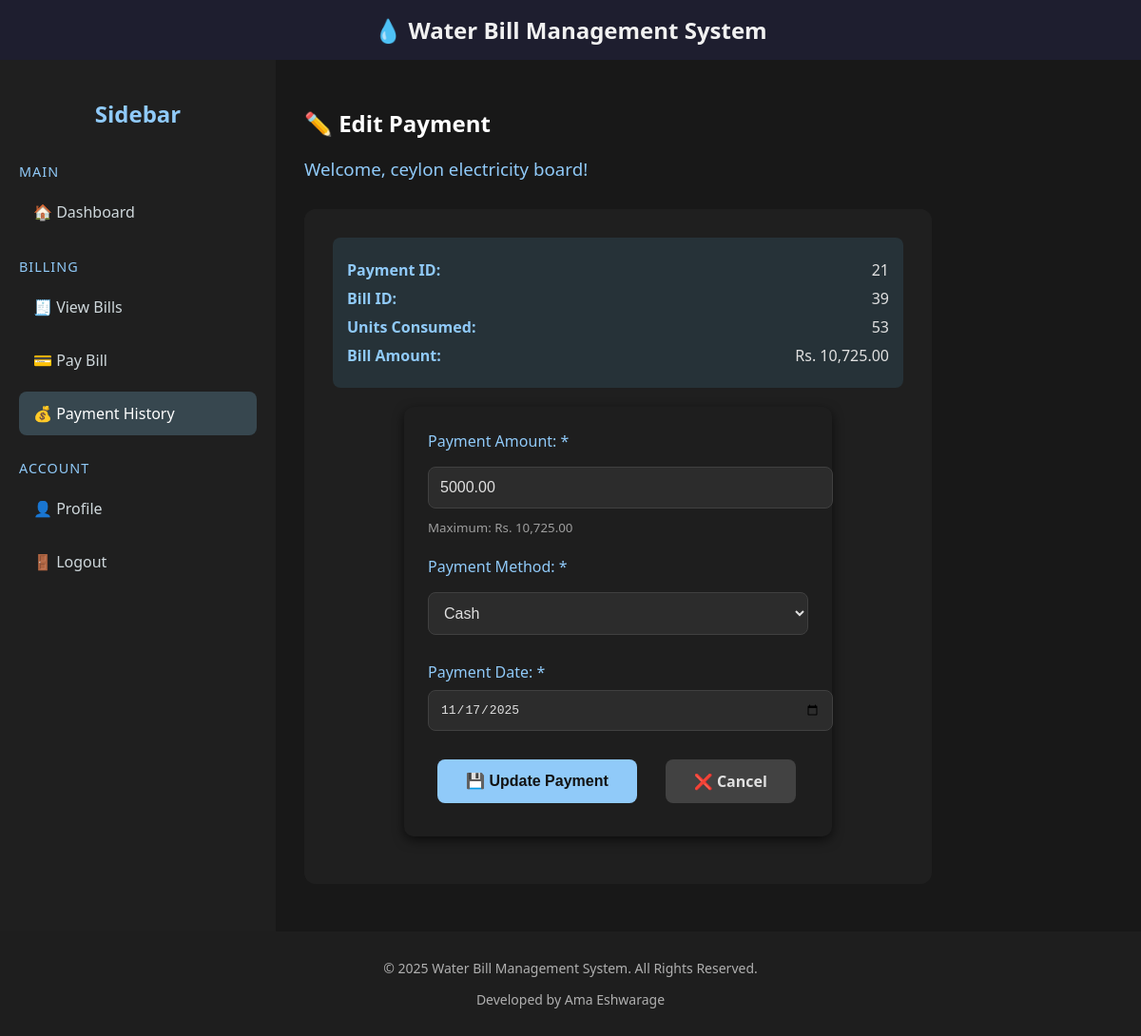
The page /edit_payment.php?payment_id=21 (signed in) on the database its author committed.
### tables this page shows
CREATE TABLE `payments` (
  `payment_id` int(11) NOT NULL,
  `bill_id` int(11) NOT NULL,
  `customer_id` int(11) NOT NULL,
  `amount` decimal(10,2) NOT NULL,
  `method` enum('cash','card','online') DEFAULT 'cash',
  `payment_date` date NOT NULL,
  `created_at` timestamp NOT NULL DEFAULT current_timestamp()
);

CREATE TABLE `bills` (
  `id` int(11) NOT NULL,
  `customer_id` int(11) NOT NULL,
  `meter_reading_id` int(11) NOT NULL,
  `bill_date` date NOT NULL,
  `due_date` date NOT NULL,
  `amount` decimal(10,2) NOT NULL,
  `units_consumed` int(11) NOT NULL DEFAULT 0,
  `status` enum('paid','unpaid') DEFAULT 'unpaid',
  `created_at` timestamp NOT NULL DEFAULT current_timestamp()
);

### functions.php (called while the page is built, shortened)
<?php
function formatCurrency($amount) {
    return "Rs. " . number_format($amount, 2);
}
?>

### edit_payment.php (the view, shortened to what this page needs)
<?php
require_once("../config.php");
$customer_id = $_SESSION['user_id'];
$payment_id = isset($_GET['payment_id']) ? intval($_GET['payment_id']) : 0;
$sql = "SELECT p.*, b.amount AS bill_amount, b.units_consumed
        FROM payments p
        JOIN bills b ON p.bill_id = b.id
        WHERE p.payment_id=? AND p.customer_id=?";
$stmt = $conn->prepare($sql);
$stmt->bind_param("ii", $payment_id, $customer_id);
$stmt->execute();
$result = $stmt->get_result();
$payment = $result->fetch_assoc();
require_once("../includes/header.php");
require_once("../includes/functions.php");
$nameSql = "SELECT name FROM customer WHERE customer_id=?";
$stmtName = $conn->prepare($nameSql);
$stmtName->bind_param("i", $customer_id);
$stmtName->execute();
$stmtName->bind_result($customerName);
$customerName = $customerName ?? "Customer";
?>
<div class="dashboard-wrapper">
    <div class="sidebar">
        <h2>Sidebar</h2>
        <div class="section-title">Main</div>
        <a href="dashboard.php">🏠 Dashboard</a>
        <div class="section-title">Billing</div>
        <a href="view_bills.php">🧾 View Bills</a>
        <a href="pay_bill.php">💳 Pay Bill</a>
        <a href="payment_history.php" class="active">💰 Payment History</a>
        <div class="section-title">Account</div>
        <a href="profile.php">👤 Profile</a>
        <a href="../auth/logout.php">🚪 Logout</a>
    </div>
    <div class="main-content">
        <h2>✏️ Edit Payment</h2>
        <h3 class="welcome">Welcome, <?php echo htmlspecialchars($customerName); ?>!</h3>
        <div class="edit-form">
            <div class="bill-info">
                <p><strong>Payment ID:</strong> <span><?php echo $payment['payment_id']; ?></span></p>
                <p><strong>Bill ID:</strong> <span><?php echo $payment['bill_id']; ?></span></p>
                <p><strong>Units Consumed:</strong> <span><?php echo $payment['units_consumed']; ?></span></p>
                <p><strong>Bill Amount:</strong> <span><?php echo formatCurrency($payment['bill_amount']); ?></span></p>
            </div>
            <form method="POST" action="">
                <div class="form-group">
                    <label for="amount">Payment Amount: *</label>
                    <input type="number" name="amount" id="amount"
                           step="0.01" min="0.01"
                           max="<?php echo $payment['bill_amount']; ?>"
                           value="<?php echo $payment['amount']; ?>" required>
                    <small style="color: #9e9e9e;">Maximum: <?php echo formatCurrency($payment['bill_amount']); ?></small>
                </div>
                <div class="form-group">
                    <label for="method">Payment Method: *</label>
                    <select name="method" id="method" required>
                        <option value="cash" <?php echo ($payment['method'] === 'cash') ? 'selected' : ''; ?>>Cash</option>
                    </select>
                </div>
                <div class="form-group">
                    <label for="payment_date">Payment Date: *</label>
                    <input type="date" name="payment_date" id="payment_date"
                           value="<?php echo date('Y-m-d', strtotime($payment['payment_date'])); ?>" required>
                </div>
                <div class="btn-group">
                    <button type="submit" class="btn btn-primary">💾 Update Payment</button>
                    <a href="payment_history.php" class="btn btn-secondary">❌ Cancel</a>
                </div>
            </form>
        </div>
    </div>
</div>
<?php
require_once("../includes/footer.php");
?>

### style.css (style rules this page uses)
body { font-family: Arial, sans-serif; margin: 0; padding: 0; background-color: #173450; color: #E0E0E0; }
.btn { display: inline-block; padding: 12px 25px; margin: 10px; border-radius: 8px; text-decoration: none; font-size: 16px; font-weight: bold; transition: all 0.3s ease; }
.btn-primary { background-color: #0D47A1; color: white; }
form { max-width: 400px; margin: 20px auto; padding: 25px; background: #1E1E1E; border-radius: 10px; box-shadow: 0 4px 12px rgba(0,0,0,0.6); }
input[type="text"], input[type="email"], input[type="password"], input[type="number"], select { width: 100%; padding: 12px; margin: 8px 0; border: 1px solid #444; border-radius: 6px; background: #2C2C2C; color: #E0E0E0; }
input[type="text"]::placeholder, input[type="email"]::placeholder, input[type="password"]::placeholder, input[type="number"]::placeholder { color: #aaa; }

### edit_payment.php (style rules this page uses)
body { margin: 0; font-family: 'Segoe UI', Tahoma, Geneva, Verdana, sans-serif; background-color: #121212; color: #e0e0e0; }
.dashboard-wrapper { display: flex; min-height: 100vh; }
.sidebar { width: 250px; background-color: #1f1f1f; display: flex; flex-direction: column; padding: 20px; }
.sidebar h2 { color: #90caf9; margin-bottom: 20px; font-size: 1.5em; text-align: center; }
.sidebar .section-title { margin: 15px 0 10px; font-size: 0.9em; color: #90caf9; text-transform: uppercase; letter-spacing: 1px; }
.sidebar a { color: #cfd8dc; text-decoration: none; padding: 12px 15px; border-radius: 8px; margin-bottom: 10px; display: flex; align-items: center; gap: 10px; transition: background 0.3s, color 0.3s; }
.sidebar a:hover, .sidebar a.active { background-color: #37474f; color: #fff; }
.main-content { flex: 1; padding: 30px; background-color: #181818; }
h2 { color: #ffffff; margin-bottom: 10px; }
h3.welcome { color: #90caf9; margin-bottom: 30px; font-weight: 400; }
.edit-form { background-color: #1f1f1f; padding: 30px; border-radius: 12px; max-width: 600px; margin: 20px 0; }
.form-group { margin-bottom: 20px; }
.form-group label { display: block; margin-bottom: 8px; color: #90caf9; font-weight: 500; }
.form-group input, .form-group select { width: 100%; padding: 12px; background-color: #2c2c2c; border: 1px solid #404040; border-radius: 8px; color: #e0e0e0; font-size: 1em; }
.bill-info { background-color: #263238; padding: 15px; border-radius: 8px; margin-bottom: 20px; }
.bill-info p { margin: 8px 0; display: flex; justify-content: space-between; }
.bill-info strong { color: #90caf9; }
.btn-group { display: flex; gap: 10px; }
.btn { padding: 12px 30px; border: none; border-radius: 8px; cursor: pointer; font-size: 1em; font-weight: 600; transition: all 0.3s; text-decoration: none; display: inline-block; text-align: center; }
.btn-primary { background-color: #90caf9; color: #121212; }
.btn-secondary { background-color: #424242; color: #e0e0e0; }

### rows shown on the page
payments: payment_id "21", bill "39", bill.units_consumed "53", bill.amount "Rs. 10,725.00", amount "5000.00", method "Cash", payment_date "11/17/2025"

### other values the page prints
$customerName "ceylon electricity board"
